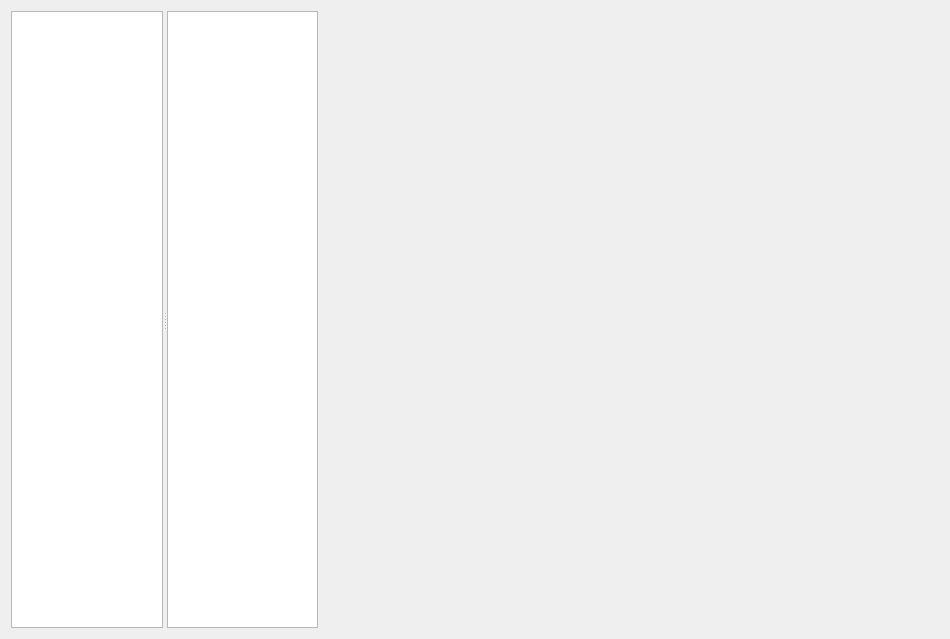
<?xml version="1.0" encoding="UTF-8"?>
<ui version="4.0">
 <class>Preferences</class>
 <widget class="QWidget" name="Preferences">
  <property name="windowModality">
   <enum>Qt::WindowModality::ApplicationModal</enum>
  </property>
  <property name="geometry">
   <rect>
    <x>0</x>
    <y>0</y>
    <width>950</width>
    <height>639</height>
   </rect>
  </property>
  <property name="windowTitle">
   <string>Form</string>
  </property>
  <layout class="QHBoxLayout" name="horizontalLayout">
   <item>
    <widget class="QSplitter" name="splitter">
     <property name="sizePolicy">
      <sizepolicy hsizetype="Expanding" vsizetype="Preferred">
       <horstretch>1</horstretch>
       <verstretch>0</verstretch>
      </sizepolicy>
     </property>
     <property name="orientation">
      <enum>Qt::Orientation::Horizontal</enum>
     </property>
     <widget class="QListView" name="listView">
      <property name="sizePolicy">
       <sizepolicy hsizetype="Ignored" vsizetype="Preferred">
        <horstretch>1</horstretch>
        <verstretch>0</verstretch>
       </sizepolicy>
      </property>
     </widget>
     <widget class="QListView" name="listView_2">
      <property name="sizePolicy">
       <sizepolicy hsizetype="Ignored" vsizetype="Preferred">
        <horstretch>1</horstretch>
        <verstretch>0</verstretch>
       </sizepolicy>
      </property>
     </widget>
    </widget>
   </item>
   <item>
    <widget class="QStackedWidget" name="stackedWidget">
     <property name="sizePolicy">
      <sizepolicy hsizetype="Preferred" vsizetype="Preferred">
       <horstretch>2</horstretch>
       <verstretch>0</verstretch>
      </sizepolicy>
     </property>
     <widget class="QWidget" name="page"/>
     <widget class="QWidget" name="page_2"/>
    </widget>
   </item>
  </layout>
 </widget>
 <resources/>
 <connections/>
</ui>
